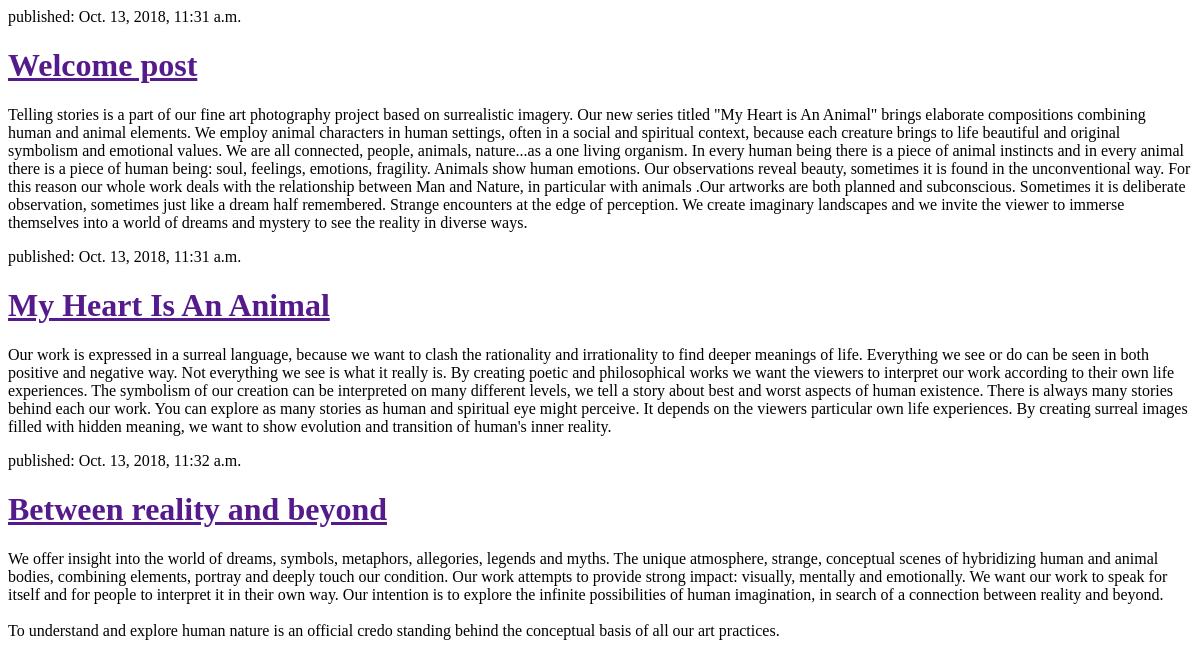
The app's page /, older data.
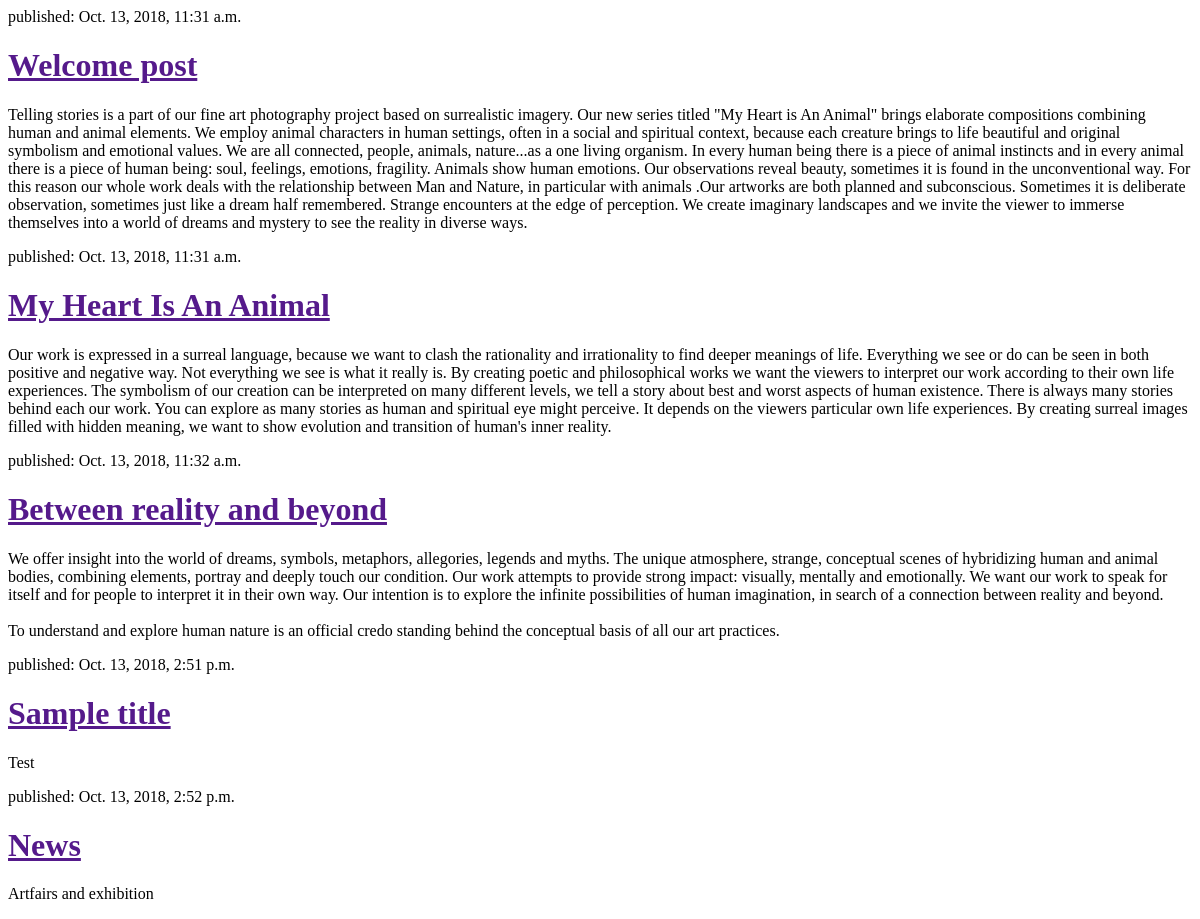
The same page, newer data.
### blog/models.py (models this page shows, shortened)
class Post(models.Model):
    author = models.ForeignKey('auth.User', on_delete=models.CASCADE)
    title = models.CharField(max_length=200)
    text = models.TextField()
    created_date = models.DateTimeField(
            default=timezone.now)
    published_date = models.DateTimeField(
            blank=True, null=True)

### blog/views.py (the view)
# urls.py: path('', views.post_list, name='post_list'),
def post_list(request):
    posts = Post.objects.filter(published_date__lte=timezone.now()).order_by('published_date')
    return render(request, 'blog/post_list.html', {'posts': posts})

### blog/templates/blog/post_list.html (shortened to what this page needs)
<html>
    <head>
    </head>
    <body>
{% for post in posts %}
    <div>
        <p>published: {{ post.published_date }}</p>
        <h1><a href="">{{ post.title }}</a></h1>
        <p>{{ post.text|linebreaksbr }}</p>
    </div>
{% endfor %}

Row changes from the older to the newer data that the page shows:
added Post: published_date "Oct. 13, 2018, 2:51 p.m.", title "Sample title", text "Test"
added Post: published_date "Oct. 13, 2018, 2:52 p.m.", title "News", text "Artfairs and exhibition"
